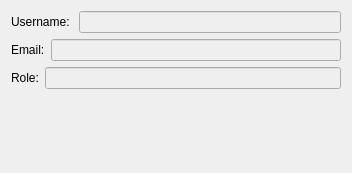
               <widget class="QWidget" name="scrollAreaWidgetContents_7">
                <property name="geometry">
                 <rect>
                  <x>0</x>
                  <y>0</y>
                  <width>352</width>
                  <height>173</height>
                 </rect>
                </property>
                <property name="class" stdset="0">
                 <string>frameHolder</string>
                </property>
                <layout class="QGridLayout" name="gridLayout_19">
                 <item row="0" column="0">
                  <layout class="QGridLayout" name="gridLayout_3">
                   <property name="sizeConstraint">
                    <enum>QLayout::SetNoConstraint</enum>
                   </property>
                   <item row="3" column="0">
                    <layout class="QHBoxLayout" name="horizontalLayout_15">
                     <item>
                      <widget class="QLabel" name="emailLbl">
                       <property name="text">
                        <string>Email:</string>
                       </property>
                       <property name="class" stdset="0">
                        <string>infoLabel</string>
                       </property>
                      </widget>
                     </item>
                     <item>
                      <widget class="QLineEdit" name="userEmailLineEdit">
                       <property name="enabled">
                        <bool>false</bool>
                       </property>
                       <property name="class" stdset="0">
                        <string>settingLineEdit</string>
                       </property>
                      </widget>
                     </item>
                    </layout>
                   </item>
                   <item row="0" column="0">
                    <layout class="QHBoxLayout" name="horizontalLayout_14">
                     <item>
                      <widget class="QLabel" name="usernameLbl">
                       <property name="text">
                        <string>Username: </string>
                       </property>
                       <property name="class" stdset="0">
                        <string>infoLabel</string>
                       </property>
                      </widget>
                     </item>
                     <item>
                      <widget class="QLineEdit" name="usernameLineEdit">
                       <property name="enabled">
                        <bool>false</bool>
                       </property>
                       <property name="text">
                        <string/>
                       </property>
                       <property name="class" stdset="0">
                        <string>settingLineEdit</string>
                       </property>
                      </widget>
                     </item>
                    </layout>
                   </item>
                   <item row="6" column="0">
                    <spacer name="verticalSpacer_2">
                     <property name="orientation">
                      <enum>Qt::Vertical</enum>
                     </property>
                     <property name="sizeHint" stdset="0">
                      <size>
                       <width>20</width>
                       <height>40</height>
                      </size>
                     </property>
                    </spacer>
                   </item>
                   <item row="5" column="0">
                    <layout class="QHBoxLayout" name="horizontalLayout_16">
                     <item>
                      <widget class="QLabel" name="roleLbl">
                       <property name="text">
                        <string>Role:</string>
                       </property>
                       <property name="class" stdset="0">
                        <string>infoLabel</string>
                       </property>
                      </widget>
                     </item>
                     <item>
                      <widget class="QLineEdit" name="roleLineEdit">
                       <property name="enabled">
                        <bool>false</bool>
                       </property>
                       <property name="class" stdset="0">
                        <string>settingLineEdit</string>
                       </property>
                      </widget>
                     </item>
                    </layout>
                   </item>
                  </layout>
                 </item>
                </layout>
               </widget>
